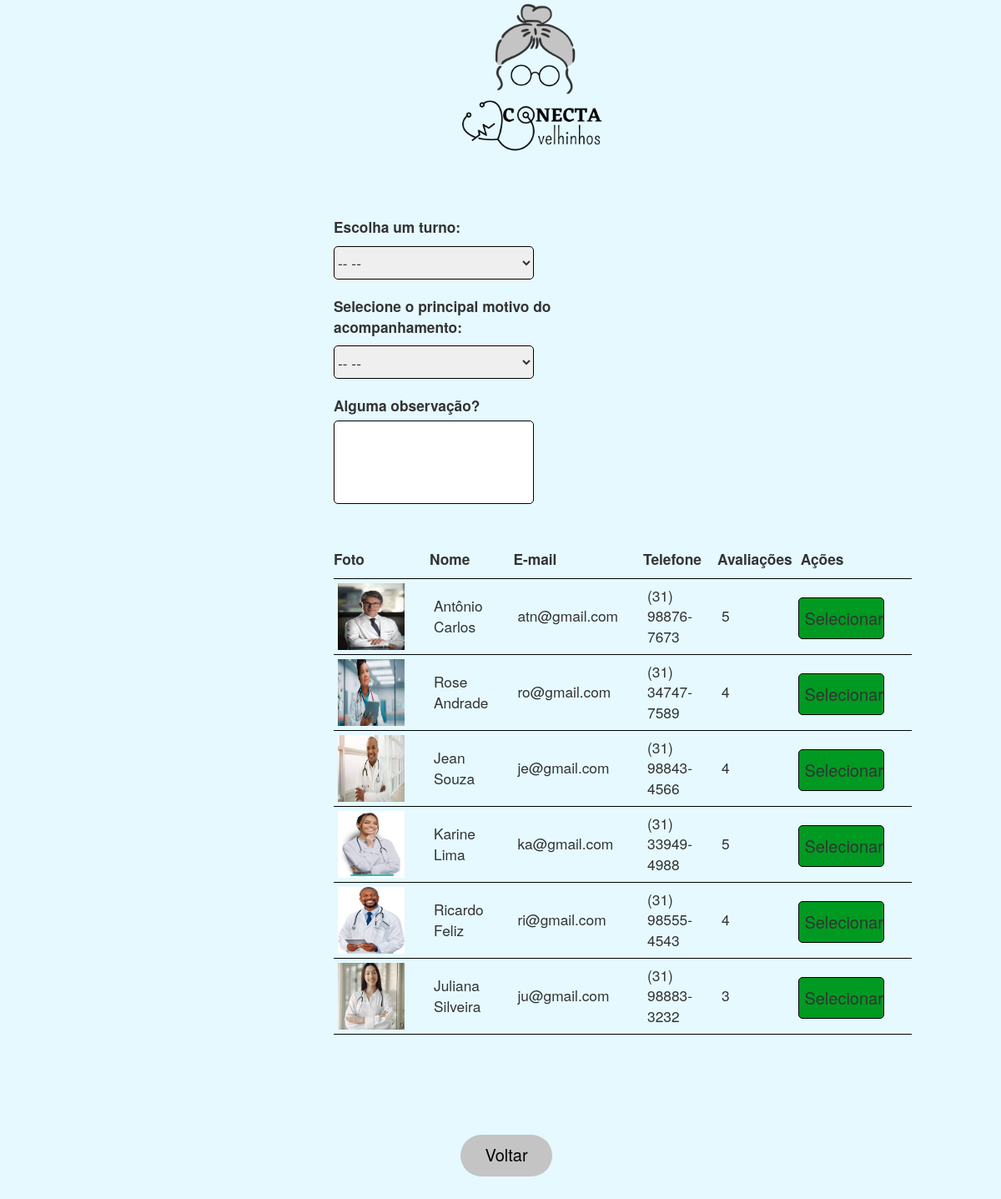
The page /Views/Paciente/escolher.php (signed in) on the database its author committed.
### tables this page shows
CREATE TABLE `profissional` (
  `id_profissional` int(11) NOT NULL,
  `nome` varchar(85) NOT NULL,
  `idade` varchar(3) NOT NULL,
  `cpf` varchar(15) NOT NULL,
  `email` varchar(85) NOT NULL,
  `telefone` varchar(17) NOT NULL,
  `sexo` varchar(1) NOT NULL,
  `senha` varchar(85) NOT NULL,
  `cargo` varchar(85) NOT NULL,
  `foto` varchar(60) NOT NULL,
  `avaliacao` int(11) DEFAULT NULL
);

### Database/Conexao.php (called while the page is built, shortened)
<?php
class Conexao {
    protected static $conexao;
    private function __construct() {
        $db_host = "localhost";
        $db_nome = "conecta";
        $db_usuario = "root";
        $db_senha = "";
        $db_driver = "mysql";
        try  {
            self::$conexao = new PDO("$db_driver:host=$db_host; dbname=$db_nome", $db_usuario, $db_senha);
            self::$conexao->setAttribute(PDO::ATTR_ERRMODE, PDO::ERRMODE_EXCEPTION);
            self::$conexao->exec('SET NAMES utf8');
        }
        catch (PDOException $e)
        {
            echo "Erro na conexão com Banco de Dados: " . $e->getMessage();
        }
    }
    public static function getConexao() {
        return self::$conexao;
    }
}
?>

### Dao/UserDao.php (called while the page is built, shortened)
<?php
Class ClienteDao {
public function listar() {
    try {
        $sql = "SELECT * FROM profissional";
        $stmt = Conexao::getConexao()->query($sql);
        $lista = $stmt->fetchAll(PDO::FETCH_ASSOC);
        $list = array();
        foreach ($lista as $linha) {
            $list[] = $this->listaUsuarios($linha);
        }
        return $list;
    } catch (PDOException $e) {
        echo "Ocorreu um erro ao tentar Buscar Todos." . $e->getMessage();
    }
}
private function listaUsuarios($linhas) {
    $cliente = new Profissional();
    $cliente->setID($linhas['id_profissional']);
    $cliente->setNome($linhas['nome']);
    $cliente->setEmail($linhas['email']);
    $cliente->setTelefone($linhas['telefone']);
    $cliente->setSexo($linhas['sexo']);
    $cliente->setFoto($linhas['foto']);
    $cliente->setAvaliacao($linhas['avaliacao']);
    return $cliente;
}
}
?>

### Model/Profissional.php (called while the page is built, shortened)
<?php
Class Profissional{
    private $id;
    private $nome;
    private $telefone;
    private $email;
    private $foto;
    private $avaliacao;
        function getAvaliacao() {
            return $this->avaliacao;
        }
        function setAvaliacao($avaliacao) {
            $this->avaliacao = $avaliacao;
        }
        function getID() {
            return $this->id;
        }
        function getFoto() {
            return $this->foto;
        }
        function getNome() {
            return $this->nome;
        }
        function getEmail() {
            return $this->email;
        }
        function getTelefone() {
            return $this->telefone;
        }
        function setID($id) {
            $this->id = $id;
        }
        function setFoto($foto) {
            $this->foto = $foto;
        }
        function setNome($nome) {
            $this->nome = $nome;
        }
        function setEmail($email) {
            $this->email = $email;
        }
        function setTelefone($telefone) {
            $this->telefone = $telefone;
        }
    }
?>

### Views/Paciente/escolher.php (the view, shortened to what this page needs)
<?php
require_once("../../Database/Conexao.php");
require_once("../../Dao/UserDao.php");
require_once("../../Model/Profissional.php");
$prodao = new ClienteDao();
?>
<!DOCTYPE html>
<html>
<head>
    <link href="https://cdn.jsdelivr.net/npm/bootstrap@5.2.1/dist/css/bootstrap.min.css" rel="stylesheet">
    <link rel="stylesheet" href="https://maxcdn.bootstrapcdn.com/bootstrap/3.4.1/css/bootstrap.min.css">
</head>
<body>
<img id="logo" src="../../img/CONECTA.png" alt="">
    <form action="../../Controller/AtendController.php" method="post" name="cad1" class="col-4">
        <label>Escolha um turno:</label><br>
        <select name="turno" id="turno" required>
            <option name="opt" value="0" selected="select"> -- -- </option>
        </select><br><br>
        <label> Selecione o principal motivo do acompanhamento: </label><br>
        <select name="tipo" id="tipo" required>
            <option name="opt" value="0" selected="select"> -- -- </option>
        </select><br><br>
        <label>Alguma observação?</label><br>
        <textarea name="desc" id="desc" cols="30" rows="10"></textarea><br><br><br>
        <table>
            <tr>
                <th>Foto</th>
                <th>Nome</th>
                <th>E-mail</th>
                <th>Telefone</th>
                <th>Avaliações</th>
                <th style="padding:10px">Ações</th>
            </tr>
            <?php foreach ($prodao->listar() as $profissional) : ?>
                <tr>
                    <td><img src="../../img/<?= $profissional->getFoto() ?>" alt="<?= $profissional->getFoto() ?>" /></td>
                    <td><?= $profissional->getNome() ?></td>
                    <td><?= $profissional->getEmail() ?></td>
                    <td><?= $profissional->getTelefone() ?></td>
                    <td><?= $profissional->getAvaliacao()?></td>
                    <td style="text-align:center;">
                        <button type="submit" id="d" name="d" value="<?= $profissional->getID() ?>" class="inpu" style="margin-bottom:-5px; width:95%; background-color:#092;" onclick="return agendar()">Selecionar</button>
                    </td>
                </tr>
<?php endforeach ?>
</table>
</form>
<a href="./Menu.php"><button id="voltar">Voltar</button></a>
</body>
</html>

### Views/Paciente/escolher.php (style rules this page uses)
body { background-color: #e5f9ff; }
form { width: 40%; margin: 0 auto; margin-top: 5%; margin-bottom: 5%; align-items: center; }
input, select { width: 60%; height: 40px; border-radius: 5px; outline: none; margin-top: 5px; font-size: 13pt; border: 1px solid #000; font-size: 13pt; }
label { font-size: 13pt; }
textarea { width: 60%; height: 100px; resize: none; border: 1px solid #000; border-radius: 5px; font-size: 13pt; }
button { margin: 0 auto; width: 110px; height: 50px; border-radius: 5px; border: 1px solid #000; font-size: 15pt; }
table { margin: 0 auto; width: 70%; border: #000 0px solid; text-align: center; border-collapse: collapse; font-size: 13pt; }
tr { border-bottom: #000 1px solid; }
td { padding: 5px 30px 5px 5px; text-align: left; }
img { width: 80px; height: 80px; }
#logo { width: 200px; height: 200px; margin-left: 45%; }
#voltar { background-color: #c4c4c4; border-radius: 90px; border: none; cursor: pointer; margin-top: 5%; margin-left: 46%; margin-bottom: 5%; color: #000; }

### rows shown on the page
profissional: foto (picture), nome "Antônio Carlos", email "atn@gmail.com", telefone "(31) 98876-7673", avaliacao "5", $profissional->getID() 1 (drawn)
profissional: foto (picture), nome "Rose Andrade", email "ro@gmail.com", telefone "(31) 34747-7589", avaliacao "4", $profissional->getID() 2 (drawn)
profissional: foto (picture), nome "Jean Souza", email "je@gmail.com", telefone "(31) 98843-4566", avaliacao "4", $profissional->getID() 3 (drawn)
profissional: foto (picture), nome "Karine Lima", email "ka@gmail.com", telefone "(31) 33949-4988", avaliacao "5", $profissional->getID() 4 (drawn)
profissional: foto (picture), nome "Ricardo Feliz", email "ri@gmail.com", telefone "(31) 98555-4543", avaliacao "4", $profissional->getID() 5 (drawn)
profissional: foto (picture), nome "Juliana Silveira", email "ju@gmail.com", telefone "(31) 98883-3232", avaliacao "3", $profissional->getID() 6 (drawn)
